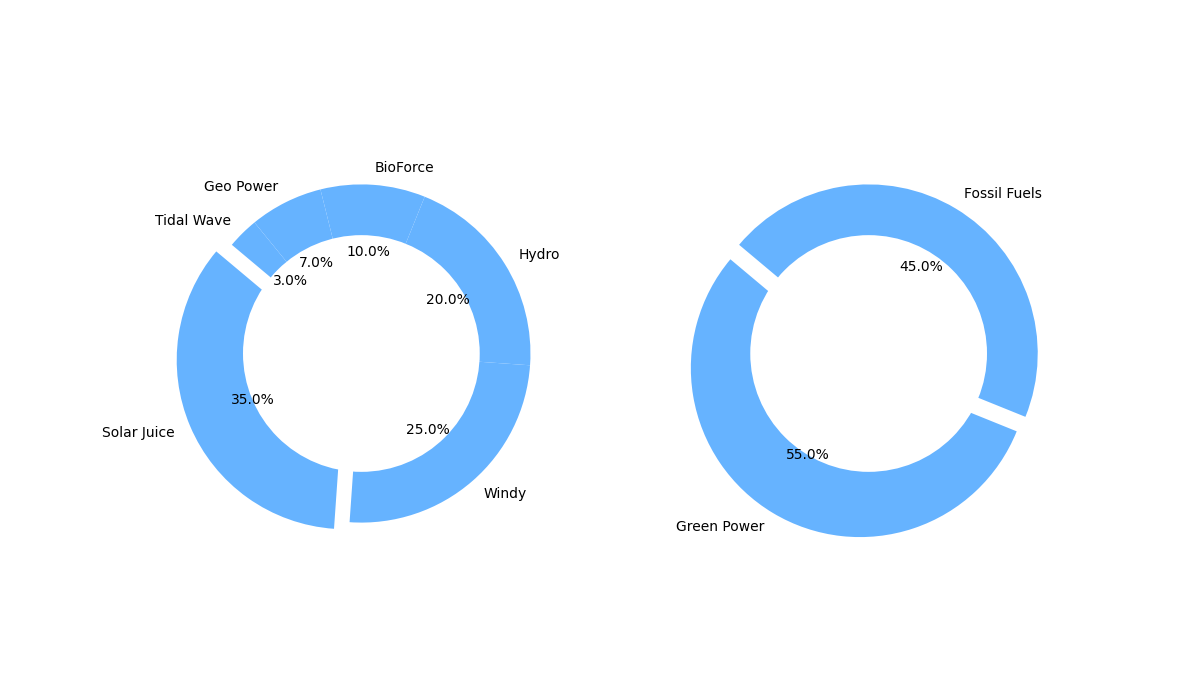

Python code for this plot:
import matplotlib.pyplot as plt

clean_energy_sources = ['Solar Juice', 'Windy', 'Hydro', 'BioForce', 'Geo Power', 'Tidal Wave']
market_share = [35, 25, 20, 10, 7, 3]
single_color = '#66b3ff'  # Consistent color for all sections
explode = (0.1, 0, 0, 0, 0, 0)

def create_donut_pie(sources, market_share, color, explode):
    fig, ax = plt.subplots(figsize=(10, 7))
    wedges, texts, autotexts = ax.pie(
        market_share, labels=sources, autopct='%1.1f%%', startangle=140,
        colors=[color] * len(sources), explode=explode, wedgeprops=dict(edgecolor='none')
    )
    
    for text in texts:
        text.set_fontsize(9)

    for autotext in autotexts:
        autotext.set_fontsize(9)

    centre_circle = plt.Circle((0, 0), 0.70, fc='white', edgecolor='none')
    ax.add_artist(centre_circle)

    plt.show()

def create_donut_comparison_chart():
    fig, (ax1, ax2) = plt.subplots(1, 2, figsize=(12, 7))

    energy_types = ['Green Power', 'Fossil Fuels']
    energy_percentages = [55, 45]

    ax1.pie(
        market_share, labels=clean_energy_sources, autopct='%1.1f%%', startangle=140,
        colors=[single_color] * len(clean_energy_sources), explode=explode, wedgeprops=dict(edgecolor='none')
    )
    centre_circle = plt.Circle((0, 0), 0.70, fc='white', edgecolor='none')
    ax1.add_artist(centre_circle)

    ax2.pie(
        energy_percentages, labels=energy_types, autopct='%1.1f%%', startangle=140,
        colors=[single_color, single_color], explode=(0.1, 0), wedgeprops=dict(edgecolor='none')
    )
    centre_circle_2 = plt.Circle((0, 0), 0.70, fc='white', edgecolor='none')
    ax2.add_artist(centre_circle_2)

    plt.show()

create_donut_pie(clean_energy_sources, market_share, single_color, explode)
create_donut_comparison_chart()
